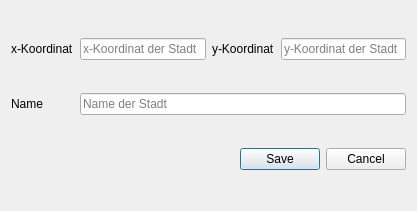
<?xml version="1.0" encoding="UTF-8"?>
<ui version="4.0">
 <class>cityAdditionForm</class>
 <widget class="QDialog" name="cityAdditionForm">
  <property name="geometry">
   <rect>
    <x>0</x>
    <y>0</y>
    <width>417</width>
    <height>211</height>
   </rect>
  </property>
  <property name="windowTitle">
   <string>Dialog</string>
  </property>
  <layout class="QGridLayout" name="gridLayout">
   <item row="1" column="1">
    <widget class="QLineEdit" name="xLineEdit">
     <property name="placeholderText">
      <string>x-Koordinat der Stadt</string>
     </property>
     <property name="clearButtonEnabled">
      <bool>true</bool>
     </property>
    </widget>
   </item>
   <item row="1" column="0">
    <widget class="QLabel" name="xLabel">
     <property name="text">
      <string>x-Koordinat</string>
     </property>
    </widget>
   </item>
   <item row="1" column="2">
    <widget class="QLabel" name="yLabel">
     <property name="text">
      <string>y-Koordinat</string>
     </property>
    </widget>
   </item>
   <item row="1" column="3">
    <widget class="QLineEdit" name="yLineEdit">
     <property name="placeholderText">
      <string>y-Koordinat der Stadt</string>
     </property>
     <property name="clearButtonEnabled">
      <bool>true</bool>
     </property>
    </widget>
   </item>
   <item row="3" column="0" colspan="4">
    <widget class="QDialogButtonBox" name="buttonBox">
     <property name="orientation">
      <enum>Qt::Orientation::Horizontal</enum>
     </property>
     <property name="standardButtons">
      <set>QDialogButtonBox::StandardButton::Cancel|QDialogButtonBox::StandardButton::Save</set>
     </property>
    </widget>
   </item>
   <item row="2" column="1" colspan="3">
    <widget class="QLineEdit" name="stadtNameLineEdit">
     <property name="placeholderText">
      <string>Name der Stadt</string>
     </property>
     <property name="clearButtonEnabled">
      <bool>true</bool>
     </property>
    </widget>
   </item>
   <item row="2" column="0">
    <widget class="QLabel" name="stadtNameLabel">
     <property name="text">
      <string>Name</string>
     </property>
    </widget>
   </item>
  </layout>
 </widget>
 <resources/>
 <connections>
  <connection>
   <sender>buttonBox</sender>
   <signal>rejected()</signal>
   <receiver>cityAdditionForm</receiver>
   <slot>reject()</slot>
   <hints>
    <hint type="sourcelabel">
     <x>316</x>
     <y>260</y>
    </hint>
    <hint type="destinationlabel">
     <x>286</x>
     <y>274</y>
    </hint>
   </hints>
  </connection>
 </connections>
</ui>
